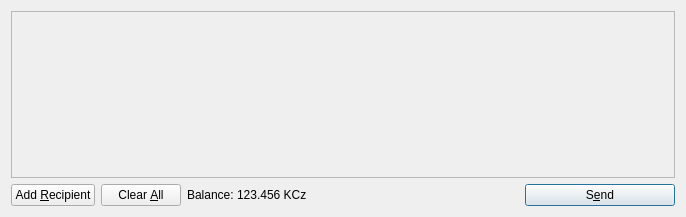
<?xml version="1.0" encoding="UTF-8"?>
<ui version="4.0">
 <class>SendCoinsDialog</class>
 <widget class="QDialog" name="SendCoinsDialog">
  <property name="geometry">
   <rect>
    <x>0</x>
    <y>0</y>
    <width>686</width>
    <height>217</height>
   </rect>
  </property>
  <property name="windowTitle">
   <string>Send Coins</string>
  </property>
  <layout class="QVBoxLayout" name="verticalLayout">
   <item>
    <widget class="QScrollArea" name="scrollArea">
     <property name="widgetResizable">
      <bool>true</bool>
     </property>
     <widget class="QWidget" name="scrollAreaWidgetContents">
      <property name="geometry">
       <rect>
        <x>0</x>
        <y>0</y>
        <width>666</width>
        <height>165</height>
       </rect>
      </property>
      <layout class="QVBoxLayout" name="verticalLayout_2">
       <property name="margin">
        <number>0</number>
       </property>
       <item>
        <layout class="QVBoxLayout" name="entries">
         <property name="spacing">
          <number>6</number>
         </property>
        </layout>
       </item>
       <item>
        <spacer name="verticalSpacer">
         <property name="orientation">
          <enum>Qt::Vertical</enum>
         </property>
         <property name="sizeHint" stdset="0">
          <size>
           <width>20</width>
           <height>40</height>
          </size>
         </property>
        </spacer>
       </item>
      </layout>
     </widget>
    </widget>
   </item>
   <item>
    <layout class="QHBoxLayout" name="horizontalLayout">
     <item>
      <widget class="QPushButton" name="addButton">
       <property name="toolTip">
        <string>Send to multiple recipients at once</string>
       </property>
       <property name="text">
        <string>Add &amp;Recipient</string>
       </property>
       <property name="icon">
        <iconset resource="../bitcoin.qrc">
         <normaloff>:/icons/add</normaloff>:/icons/add</iconset>
       </property>
       <property name="autoDefault">
        <bool>false</bool>
       </property>
      </widget>
     </item>
     <item>
      <widget class="QPushButton" name="clearButton">
       <property name="sizePolicy">
        <sizepolicy hsizetype="Minimum" vsizetype="Fixed">
         <horstretch>0</horstretch>
         <verstretch>0</verstretch>
        </sizepolicy>
       </property>
       <property name="toolTip">
        <string>Remove all transaction fields</string>
       </property>
       <property name="text">
        <string>Clear &amp;All</string>
       </property>
       <property name="icon">
        <iconset resource="../bitcoin.qrc">
         <normaloff>:/icons/remove</normaloff>:/icons/remove</iconset>
       </property>
       <property name="autoRepeatDelay">
        <number>300</number>
       </property>
       <property name="autoDefault">
        <bool>false</bool>
       </property>
      </widget>
     </item>
     <item>
      <layout class="QHBoxLayout" name="horizontalLayout_2">
       <property name="spacing">
        <number>3</number>
       </property>
       <item>
        <widget class="QLabel" name="label">
         <property name="text">
          <string>Balance:</string>
         </property>
        </widget>
       </item>
       <item>
        <widget class="QLabel" name="labelBalance">
         <property name="cursor">
          <cursorShape>IBeamCursor</cursorShape>
         </property>
         <property name="text">
          <string>123.456 KCz</string>
         </property>
         <property name="textInteractionFlags">
          <set>Qt::LinksAccessibleByMouse|Qt::TextSelectableByKeyboard|Qt::TextSelectableByMouse</set>
         </property>
        </widget>
       </item>
      </layout>
     </item>
     <item>
      <spacer name="horizontalSpacer">
       <property name="orientation">
        <enum>Qt::Horizontal</enum>
       </property>
       <property name="sizeHint" stdset="0">
        <size>
         <width>40</width>
         <height>20</height>
        </size>
       </property>
      </spacer>
     </item>
     <item>
      <widget class="QPushButton" name="sendButton">
       <property name="minimumSize">
        <size>
         <width>150</width>
         <height>0</height>
        </size>
       </property>
       <property name="toolTip">
        <string>Confirm the send action</string>
       </property>
       <property name="text">
        <string>S&amp;end</string>
       </property>
       <property name="icon">
        <iconset resource="../bitcoin.qrc">
         <normaloff>:/icons/send</normaloff>:/icons/send</iconset>
       </property>
       <property name="default">
        <bool>true</bool>
       </property>
      </widget>
     </item>
    </layout>
   </item>
  </layout>
 </widget>
 <resources>
  <include location="../bitcoin.qrc"/>
 </resources>
 <connections/>
</ui>
